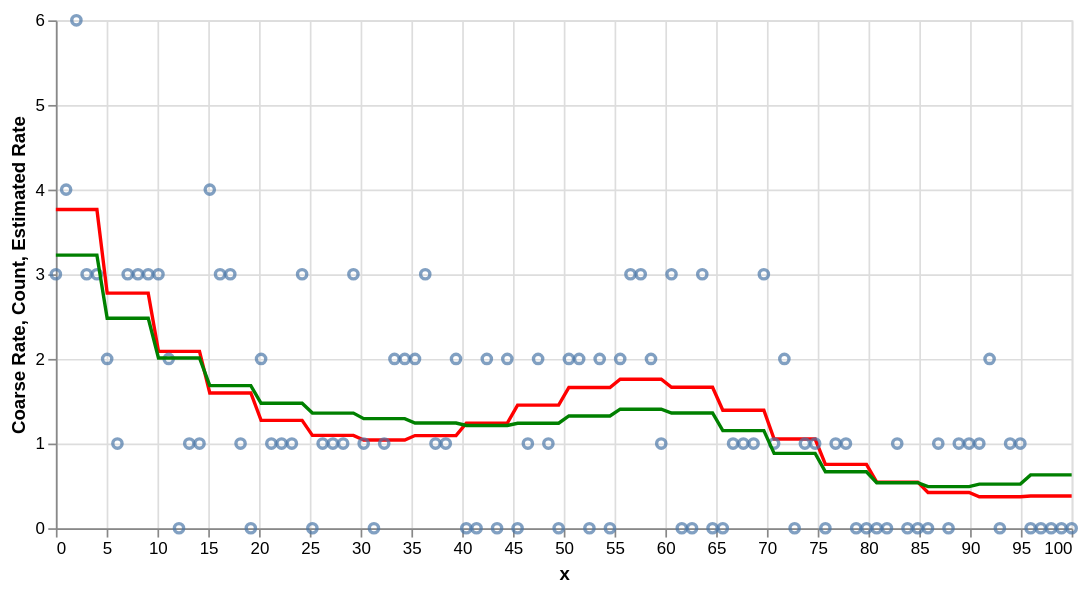

The cell this chart's notebook holds for it:
### Code cell
rate_coarse = (
  alt.Chart(df_plot)
  .mark_line(color='red')
  .encode(
		x=alt.X('x', title='x'),
		y=alt.Y('rate_coarse', title='Coarse Rate'),
	)
)

count = alt.Chart(df_plot).mark_point().encode(
	x=alt.X('x', title='x'),
	y=alt.Y('y', title='Count'),
)

rate_est = (
  alt.Chart(df_plot)
	.mark_line(color='green')
	.encode(
		x=alt.X('x', title='x'),
		y=alt.Y('rate_est', title='Estimated Rate'),
	)
)

rate_agg = (
  alt.Chart(df_plot)
  .mark_line(color='blue', strokeDash=[5, 5])
  .encode(
		x=alt.X('x', title='x'),
		y=alt.Y('rate_agg', title='Aggregated Rate'),
	)
)

# (rate_agg + rate_coarse + count + rate_est).properties(width=600)
(rate_coarse + count + rate_est).properties(width=600)

### Figure 1 — Vega-Lite specification as saved in the notebook (floating-point values rounded to 4 significant figures)
{"config": {"view": {"continuousWidth": 300, "continuousHeight": 300}}, "layer": [{"mark": {"type": "line", "color": "red"}, "encoding": {"x": {"field": "x", "title": "x", "type": "quantitative"}, "y": {"field": "rate_coarse", "title": "Coarse Rate", "type": "quantitative"}}}, {"mark": {"type": "point"}, "encoding": {"x": {"field": "x", "title": "x", "type": "quantitative"}, "y": {"field": "y", "title": "Count", "type": "quantitative"}}}, {"mark": {"type": "line", "color": "green"}, "encoding": {"x": {"field": "x", "title": "x", "type": "quantitative"}, "y": {"field": "rate_est", "title": "Estimated Rate", "type": "quantitative"}}}], "data": {"name": "data-d35d8b0a985257de1e91ffff0ce16b0d"}, "width": 600, "$schema": "https://vega.github.io/schema/vega-lite/v5.8.0.json", "datasets": {"data-d35d8b0a985257de1e91ffff0ce16b0d": [{"x": 0.0, "log_exposure": 1.0, "log_exposure_coarse": 0.7788, "f": 0.5, "rate": 4.482, "rate_coarse": 3.764, "y": 3, "y_agg": 22, "N": 7, "rate_agg": 3.143, "rate_est": 3.226}, {"x": 1.01, "log_exposure": 0.9039, "log_exposure_coarse": 0.7788, "f": 0.5227, "rate": 4.165, "rate_coarse": 3.764, "y": 4, "y_agg": 22, "N": 7, "rate_agg": 3.143, "rate_est": 3.226}, {"x": 2.02, "log_exposure": 0.8171, "log_exposure_coarse": 0.7788, "f": 0.5403, "rate": 3.886, "rate_coarse": 3.764, "y": 6, "y_agg": 22, "N": 7, "rate_agg": 3.143, "rate_est": 3.226}, {"x": 3.03, "log_exposure": 0.7386, "log_exposure_coarse": 0.7788, "f": 0.5527, "rate": 3.637, "rate_coarse": 3.764, "y": 3, "y_agg": 22, "N": 7, "rate_agg": 3.143, "rate_est": 3.226}, {"x": 4.04, "log_exposure": 0.6676, "log_exposure_coarse": 0.7788, "f": 0.5601, "rate": 3.413, "rate_coarse": 3.764, "y": 3, "y_agg": 22, "N": 7, "rate_agg": 3.143, "rate_est": 3.226}, {"x": 5.051, "log_exposure": 0.6035, "log_exposure_coarse": 0.4724, "f": 0.5625, "rate": 3.209, "rate_coarse": 2.777, "y": 2, "y_agg": 22, "N": 7, "rate_agg": 3.143, "rate_est": 2.481}, {"x": 6.061, "log_exposure": 0.5455, "log_exposure_coarse": 0.4724, "f": 0.5602, "rate": 3.021, "rate_coarse": 2.777, "y": 1, "y_agg": 22, "N": 7, "rate_agg": 3.143, "rate_est": 2.481}, {"x": 7.071, "log_exposure": 0.4931, "log_exposure_coarse": 0.4724, "f": 0.5532, "rate": 2.847, "rate_coarse": 2.777, "y": 3, "y_agg": 15, "N": 7, "rate_agg": 2.143, "rate_est": 2.481}, {"x": 8.081, "log_exposure": 0.4457, "log_exposure_coarse": 0.4724, "f": 0.542, "rate": 2.685, "rate_coarse": 2.777, "y": 3, "y_agg": 15, "N": 7, "rate_agg": 2.143, "rate_est": 2.481}, {"x": 9.091, "log_exposure": 0.4029, "log_exposure_coarse": 0.4724, "f": 0.5268, "rate": 2.534, "rate_coarse": 2.777, "y": 3, "y_agg": 15, "N": 7, "rate_agg": 2.143, "rate_est": 2.481}, {"x": 10.1, "log_exposure": 0.3642, "log_exposure_coarse": 0.2865, "f": 0.5078, "rate": 2.392, "rate_coarse": 2.089, "y": 3, "y_agg": 15, "N": 7, "rate_agg": 2.143, "rate_est": 2.011}, {"x": 11.11, "log_exposure": 0.3292, "log_exposure_coarse": 0.2865, "f": 0.4855, "rate": 2.259, "rate_coarse": 2.089, "y": 2, "y_agg": 15, "N": 7, "rate_agg": 2.143, "rate_est": 2.011}, {"x": 12.12, "log_exposure": 0.2976, "log_exposure_coarse": 0.2865, "f": 0.4603, "rate": 2.134, "rate_coarse": 2.089, "y": 0, "y_agg": 15, "N": 7, "rate_agg": 2.143, "rate_est": 2.011}, {"x": 13.13, "log_exposure": 0.269, "log_exposure_coarse": 0.2865, "f": 0.4326, "rate": 2.017, "rate_coarse": 2.089, "y": 1, "y_agg": 15, "N": 7, "rate_agg": 2.143, "rate_est": 2.011}, {"x": 14.14, "log_exposure": 0.2431, "log_exposure_coarse": 0.2865, "f": 0.4028, "rate": 1.908, "rate_coarse": 2.089, "y": 1, "y_agg": 12, "N": 6, "rate_agg": 2.0, "rate_est": 2.011}, {"x": 15.15, "log_exposure": 0.2198, "log_exposure_coarse": 0.1738, "f": 0.3714, "rate": 1.806, "rate_coarse": 1.597, "y": 4, "y_agg": 12, "N": 6, "rate_agg": 2.0, "rate_est": 1.685}, {"x": 16.16, "log_exposure": 0.1987, "log_exposure_coarse": 0.1738, "f": 0.3388, "rate": 1.712, "rate_coarse": 1.597, "y": 3, "y_agg": 12, "N": 6, "rate_agg": 2.0, "rate_est": 1.685}, {"x": 17.17, "log_exposure": 0.1796, "log_exposure_coarse": 0.1738, "f": 0.3055, "rate": 1.624, "rate_coarse": 1.597, "y": 3, "y_agg": 12, "N": 6, "rate_agg": 2.0, "rate_est": 1.685}, {"x": 18.18, "log_exposure": 0.1623, "log_exposure_coarse": 0.1738, "f": 0.272, "rate": 1.544, "rate_coarse": 1.597, "y": 1, "y_agg": 12, "N": 6, "rate_agg": 2.0, "rate_est": 1.685}, {"x": 19.19, "log_exposure": 0.1467, "log_exposure_coarse": 0.1738, "f": 0.2388, "rate": 1.47, "rate_coarse": 1.597, "y": 0, "y_agg": 12, "N": 6, "rate_agg": 2.0, "rate_est": 1.685}, {"x": 20.2, "log_exposure": 0.1326, "log_exposure_coarse": 0.1054, "f": 0.2062, "rate": 1.403, "rate_coarse": 1.274, "y": 2, "y_agg": 9, "N": 7, "rate_agg": 1.286, "rate_est": 1.476}, {"x": 21.21, "log_exposure": 0.1199, "log_exposure_coarse": 0.1054, "f": 0.1748, "rate": 1.343, "rate_coarse": 1.274, "y": 1, "y_agg": 9, "N": 7, "rate_agg": 1.286, "rate_est": 1.476}, {"x": 22.22, "log_exposure": 0.1084, "log_exposure_coarse": 0.1054, "f": 0.1449, "rate": 1.288, "rate_coarse": 1.274, "y": 1, "y_agg": 9, "N": 7, "rate_agg": 1.286, "rate_est": 1.476}, {"x": 23.23, "log_exposure": 0.09796, "log_exposure_coarse": 0.1054, "f": 0.117, "rate": 1.24, "rate_coarse": 1.274, "y": 1, "y_agg": 9, "N": 7, "rate_agg": 1.286, "rate_est": 1.476}, {"x": 24.24, "log_exposure": 0.08855, "log_exposure_coarse": 0.1054, "f": 0.09141, "rate": 1.197, "rate_coarse": 1.274, "y": 3, "y_agg": 9, "N": 7, "rate_agg": 1.286, "rate_est": 1.476}, {"x": 25.25, "log_exposure": 0.08004, "log_exposure_coarse": 0.06393, "f": 0.06845, "rate": 1.16, "rate_coarse": 1.097, "y": 0, "y_agg": 9, "N": 7, "rate_agg": 1.286, "rate_est": 1.36}, {"x": 26.26, "log_exposure": 0.07235, "log_exposure_coarse": 0.06393, "f": 0.04843, "rate": 1.128, "rate_coarse": 1.097, "y": 1, "y_agg": 9, "N": 7, "rate_agg": 1.286, "rate_est": 1.36}, {"x": 27.27, "log_exposure": 0.0654, "log_exposure_coarse": 0.06393, "f": 0.03161, "rate": 1.102, "rate_coarse": 1.097, "y": 1, "y_agg": 7, "N": 6, "rate_agg": 1.167, "rate_est": 1.36}, {"x": 28.28, "log_exposure": 0.05911, "log_exposure_coarse": 0.06393, "f": 0.01822, "rate": 1.08, "rate_coarse": 1.097, "y": 1, "y_agg": 7, "N": 6, "rate_agg": 1.167, "rate_est": 1.36}, {"x": 29.29, "log_exposure": 0.05343, "log_exposure_coarse": 0.06393, "f": 0.008411, "rate": 1.064, "rate_coarse": 1.097, "y": 3, "y_agg": 7, "N": 6, "rate_agg": 1.167, "rate_est": 1.36}, {"x": 30.3, "log_exposure": 0.0483, "log_exposure_coarse": 0.03877, "f": 0.002319, "rate": 1.052, "rate_coarse": 1.042, "y": 1, "y_agg": 7, "N": 6, "rate_agg": 1.167, "rate_est": 1.294}, {"x": 31.31, "log_exposure": 0.04366, "log_exposure_coarse": 0.03877, "f": 1.981e-05, "rate": 1.045, "rate_coarse": 1.042, "y": 0, "y_agg": 7, "N": 6, "rate_agg": 1.167, "rate_est": 1.294}, {"x": 32.32, "log_exposure": 0.03947, "log_exposure_coarse": 0.03877, "f": 0.001542, "rate": 1.042, "rate_coarse": 1.042, "y": 1, "y_agg": 7, "N": 6, "rate_agg": 1.167, "rate_est": 1.294}, {"x": 33.33, "log_exposure": 0.03567, "log_exposure_coarse": 0.03877, "f": 0.006867, "rate": 1.043, "rate_coarse": 1.042, "y": 2, "y_agg": 13, "N": 7, "rate_agg": 1.857, "rate_est": 1.294}, {"x": 34.34, "log_exposure": 0.03225, "log_exposure_coarse": 0.03877, "f": 0.01593, "rate": 1.049, "rate_coarse": 1.042, "y": 2, "y_agg": 13, "N": 7, "rate_agg": 1.857, "rate_est": 1.294}, {"x": 35.35, "log_exposure": 0.02915, "log_exposure_coarse": 0.02352, "f": 0.0286, "rate": 1.059, "rate_coarse": 1.094, "y": 2, "y_agg": 13, "N": 7, "rate_agg": 1.857, "rate_est": 1.243}, {"x": 36.36, "log_exposure": 0.02635, "log_exposure_coarse": 0.02352, "f": 0.04474, "rate": 1.074, "rate_coarse": 1.094, "y": 3, "y_agg": 13, "N": 7, "rate_agg": 1.857, "rate_est": 1.243}, {"x": 37.37, "log_exposure": 0.02382, "log_exposure_coarse": 0.02352, "f": 0.06412, "rate": 1.092, "rate_coarse": 1.094, "y": 1, "y_agg": 13, "N": 7, "rate_agg": 1.857, "rate_est": 1.243}, {"x": 38.38, "log_exposure": 0.02153, "log_exposure_coarse": 0.02352, "f": 0.08651, "rate": 1.114, "rate_coarse": 1.094, "y": 1, "y_agg": 13, "N": 7, "rate_agg": 1.857, "rate_est": 1.243}, {"x": 39.39, "log_exposure": 0.01946, "log_exposure_coarse": 0.02352, "f": 0.1116, "rate": 1.14, "rate_coarse": 1.094, "y": 2, "y_agg": 13, "N": 7, "rate_agg": 1.857, "rate_est": 1.243}, {"x": 40.4, "log_exposure": 0.01759, "log_exposure_coarse": 0.01426, "f": 0.1391, "rate": 1.17, "rate_coarse": 1.242, "y": 0, "y_agg": 5, "N": 7, "rate_agg": 0.7143, "rate_est": 1.214}, {"x": 41.41, "log_exposure": 0.0159, "log_exposure_coarse": 0.01426, "f": 0.1686, "rate": 1.203, "rate_coarse": 1.242, "y": 0, "y_agg": 5, "N": 7, "rate_agg": 0.7143, "rate_est": 1.214}, {"x": 42.42, "log_exposure": 0.01437, "log_exposure_coarse": 0.01426, "f": 0.1997, "rate": 1.239, "rate_coarse": 1.242, "y": 2, "y_agg": 5, "N": 7, "rate_agg": 0.7143, "rate_est": 1.214}, {"x": 43.43, "log_exposure": 0.01299, "log_exposure_coarse": 0.01426, "f": 0.2321, "rate": 1.278, "rate_coarse": 1.242, "y": 0, "y_agg": 5, "N": 7, "rate_agg": 0.7143, "rate_est": 1.214}, {"x": 44.44, "log_exposure": 0.01174, "log_exposure_coarse": 0.01426, "f": 0.2652, "rate": 1.319, "rate_coarse": 1.242, "y": 2, "y_agg": 5, "N": 7, "rate_agg": 0.7143, "rate_est": 1.214}, {"x": 45.45, "log_exposure": 0.01062, "log_exposure_coarse": 0.008652, "f": 0.2987, "rate": 1.363, "rate_coarse": 1.454, "y": 0, "y_agg": 5, "N": 7, "rate_agg": 0.7143, "rate_est": 1.24}, {"x": 46.46, "log_exposure": 0.009595, "log_exposure_coarse": 0.008652, "f": 0.3321, "rate": 1.407, "rate_coarse": 1.454, "y": 1, "y_agg": 5, "N": 7, "rate_agg": 0.7143, "rate_est": 1.24}, {"x": 47.47, "log_exposure": 0.008674, "log_exposure_coarse": 0.008652, "f": 0.3648, "rate": 1.453, "rate_coarse": 1.454, "y": 2, "y_agg": 7, "N": 6, "rate_agg": 1.167, "rate_est": 1.24}, {"x": 48.48, "log_exposure": 0.00784, "log_exposure_coarse": 0.008652, "f": 0.3965, "rate": 1.498, "rate_coarse": 1.454, "y": 1, "y_agg": 7, "N": 6, "rate_agg": 1.167, "rate_est": 1.24}, {"x": 49.49, "log_exposure": 0.007087, "log_exposure_coarse": 0.008652, "f": 0.4267, "rate": 1.543, "rate_coarse": 1.454, "y": 0, "y_agg": 7, "N": 6, "rate_agg": 1.167, "rate_est": 1.24}, {"x": 50.51, "log_exposure": 0.006406, "log_exposure_coarse": 0.005248, "f": 0.4549, "rate": 1.586, "rate_coarse": 1.662, "y": 2, "y_agg": 7, "N": 6, "rate_agg": 1.167, "rate_est": 1.326}, {"x": 51.52, "log_exposure": 0.005791, "log_exposure_coarse": 0.005248, "f": 0.4806, "rate": 1.626, "rate_coarse": 1.662, "y": 2, "y_agg": 7, "N": 6, "rate_agg": 1.167, "rate_est": 1.326}, {"x": 52.53, "log_exposure": 0.005234, "log_exposure_coarse": 0.005248, "f": 0.5035, "rate": 1.663, "rate_coarse": 1.662, "y": 0, "y_agg": 7, "N": 6, "rate_agg": 1.167, "rate_est": 1.326}, {"x": 53.54, "log_exposure": 0.004731, "log_exposure_coarse": 0.005248, "f": 0.5232, "rate": 1.695, "rate_coarse": 1.662, "y": 2, "y_agg": 13, "N": 7, "rate_agg": 1.857, "rate_est": 1.326}, {"x": 54.55, "log_exposure": 0.004277, "log_exposure_coarse": 0.005248, "f": 0.5392, "rate": 1.722, "rate_coarse": 1.662, "y": 0, "y_agg": 13, "N": 7, "rate_agg": 1.857, "rate_est": 1.326}, {"x": 55.56, "log_exposure": 0.003866, "log_exposure_coarse": 0.003183, "f": 0.5513, "rate": 1.742, "rate_coarse": 1.76, "y": 2, "y_agg": 13, "N": 7, "rate_agg": 1.857, "rate_est": 1.406}, {"x": 56.57, "log_exposure": 0.003494, "log_exposure_coarse": 0.003183, "f": 0.5591, "rate": 1.755, "rate_coarse": 1.76, "y": 3, "y_agg": 13, "N": 7, "rate_agg": 1.857, "rate_est": 1.406}, {"x": 57.58, "log_exposure": 0.003159, "log_exposure_coarse": 0.003183, "f": 0.5624, "rate": 1.76, "rate_coarse": 1.76, "y": 3, "y_agg": 13, "N": 7, "rate_agg": 1.857, "rate_est": 1.406}, {"x": 58.59, "log_exposure": 0.002855, "log_exposure_coarse": 0.003183, "f": 0.561, "rate": 1.757, "rate_coarse": 1.76, "y": 2, "y_agg": 13, "N": 7, "rate_agg": 1.857, "rate_est": 1.406}, {"x": 59.6, "log_exposure": 0.002581, "log_exposure_coarse": 0.003183, "f": 0.5546, "rate": 1.746, "rate_coarse": 1.76, "y": 1, "y_agg": 13, "N": 7, "rate_agg": 1.857, "rate_est": 1.406}, {"x": 60.61, "log_exposure": 0.002333, "log_exposure_coarse": 0.00193, "f": 0.5432, "rate": 1.726, "rate_coarse": 1.665, "y": 3, "y_agg": 6, "N": 6, "rate_agg": 1.0, "rate_est": 1.361}, {"x": 61.62, "log_exposure": 0.002109, "log_exposure_coarse": 0.00193, "f": 0.5267, "rate": 1.697, "rate_coarse": 1.665, "y": 0, "y_agg": 6, "N": 6, "rate_agg": 1.0, "rate_est": 1.361}, {"x": 62.63, "log_exposure": 0.001906, "log_exposure_coarse": 0.00193, "f": 0.505, "rate": 1.66, "rate_coarse": 1.665, "y": 0, "y_agg": 6, "N": 6, "rate_agg": 1.0, "rate_est": 1.361}, {"x": 63.64, "log_exposure": 0.001723, "log_exposure_coarse": 0.00193, "f": 0.4783, "rate": 1.616, "rate_coarse": 1.665, "y": 3, "y_agg": 6, "N": 6, "rate_agg": 1.0, "rate_est": 1.361}, {"x": 64.65, "log_exposure": 0.001558, "log_exposure_coarse": 0.00193, "f": 0.4465, "rate": 1.565, "rate_coarse": 1.665, "y": 0, "y_agg": 6, "N": 6, "rate_agg": 1.0, "rate_est": 1.361}, {"x": 65.66, "log_exposure": 0.001408, "log_exposure_coarse": 0.001171, "f": 0.4098, "rate": 1.509, "rate_coarse": 1.394, "y": 0, "y_agg": 6, "N": 6, "rate_agg": 1.0, "rate_est": 1.153}, {"x": 66.67, "log_exposure": 0.001273, "log_exposure_coarse": 0.001171, "f": 0.3684, "rate": 1.447, "rate_coarse": 1.394, "y": 1, "y_agg": 9, "N": 7, "rate_agg": 1.286, "rate_est": 1.153}, {"x": 67.68, "log_exposure": 0.00115, "log_exposure_coarse": 0.001171, "f": 0.3225, "rate": 1.382, "rate_coarse": 1.394, "y": 1, "y_agg": 9, "N": 7, "rate_agg": 1.286, "rate_est": 1.153}, {"x": 68.69, "log_exposure": 0.00104, "log_exposure_coarse": 0.001171, "f": 0.2724, "rate": 1.315, "rate_coarse": 1.394, "y": 1, "y_agg": 9, "N": 7, "rate_agg": 1.286, "rate_est": 1.153}, {"x": 69.7, "log_exposure": 0.0009399, "log_exposure_coarse": 0.001171, "f": 0.2185, "rate": 1.245, "rate_coarse": 1.394, "y": 3, "y_agg": 9, "N": 7, "rate_agg": 1.286, "rate_est": 1.153}, {"x": 70.71, "log_exposure": 0.0008496, "log_exposure_coarse": 0.0007102, "f": 0.161, "rate": 1.176, "rate_coarse": 1.054, "y": 1, "y_agg": 9, "N": 7, "rate_agg": 1.286, "rate_est": 0.884}, {"x": 71.72, "log_exposure": 0.000768, "log_exposure_coarse": 0.0007102, "f": 0.1004, "rate": 1.106, "rate_coarse": 1.054, "y": 2, "y_agg": 9, "N": 7, "rate_agg": 1.286, "rate_est": 0.884}, {"x": 72.73, "log_exposure": 0.0006942, "log_exposure_coarse": 0.0007102, "f": 0.03712, "rate": 1.039, "rate_coarse": 1.054, "y": 0, "y_agg": 9, "N": 7, "rate_agg": 1.286, "rate_est": 0.884}, {"x": 73.74, "log_exposure": 0.0006275, "log_exposure_coarse": 0.0007102, "f": -0.02833, "rate": 0.9727, "rate_coarse": 1.054, "y": 1, "y_agg": 4, "N": 7, "rate_agg": 0.5714, "rate_est": 0.884}, {"x": 74.75, "log_exposure": 0.0005672, "log_exposure_coarse": 0.0007102, "f": -0.09547, "rate": 0.9095, "rate_coarse": 1.054, "y": 1, "y_agg": 4, "N": 7, "rate_agg": 0.5714, "rate_est": 0.884}, {"x": 75.76, "log_exposure": 0.0005127, "log_exposure_coarse": 0.0004307, "f": -0.1638, "rate": 0.8494, "rate_coarse": 0.754, "y": 0, "y_agg": 4, "N": 7, "rate_agg": 0.5714, "rate_est": 0.667}, {"x": 76.77, "log_exposure": 0.0004635, "log_exposure_coarse": 0.0004307, "f": -0.2327, "rate": 0.7927, "rate_coarse": 0.754, "y": 1, "y_agg": 4, "N": 7, "rate_agg": 0.5714, "rate_est": 0.667}, {"x": 77.78, "log_exposure": 0.0004189, "log_exposure_coarse": 0.0004307, "f": -0.3018, "rate": 0.7398, "rate_coarse": 0.754, "y": 1, "y_agg": 4, "N": 7, "rate_agg": 0.5714, "rate_est": 0.667}, {"x": 78.79, "log_exposure": 0.0003787, "log_exposure_coarse": 0.0004307, "f": -0.3703, "rate": 0.6908, "rate_coarse": 0.754, "y": 0, "y_agg": 4, "N": 7, "rate_agg": 0.5714, "rate_est": 0.667}, {"x": 79.8, "log_exposure": 0.0003423, "log_exposure_coarse": 0.0004307, "f": -0.4378, "rate": 0.6457, "rate_coarse": 0.754, "y": 0, "y_agg": 4, "N": 7, "rate_agg": 0.5714, "rate_est": 0.667}, {"x": 80.81, "log_exposure": 0.0003094, "log_exposure_coarse": 0.0002613, "f": -0.5037, "rate": 0.6045, "rate_coarse": 0.544, "y": 0, "y_agg": 1, "N": 6, "rate_agg": 0.1667, "rate_est": 0.537}, {"x": 81.82, "log_exposure": 0.0002797, "log_exposure_coarse": 0.0002613, "f": -0.5675, "rate": 0.5671, "rate_coarse": 0.544, "y": 0, "y_agg": 1, "N": 6, "rate_agg": 0.1667, "rate_est": 0.537}, {"x": 82.83, "log_exposure": 0.0002528, "log_exposure_coarse": 0.0002613, "f": -0.6286, "rate": 0.5335, "rate_coarse": 0.544, "y": 1, "y_agg": 1, "N": 6, "rate_agg": 0.1667, "rate_est": 0.537}, {"x": 83.84, "log_exposure": 0.0002285, "log_exposure_coarse": 0.0002613, "f": -0.6865, "rate": 0.5035, "rate_coarse": 0.544, "y": 0, "y_agg": 1, "N": 6, "rate_agg": 0.1667, "rate_est": 0.537}, {"x": 84.85, "log_exposure": 0.0002066, "log_exposure_coarse": 0.0002613, "f": -0.7407, "rate": 0.4769, "rate_coarse": 0.544, "y": 0, "y_agg": 1, "N": 6, "rate_agg": 0.1667, "rate_est": 0.537}, {"x": 85.86, "log_exposure": 0.0001867, "log_exposure_coarse": 0.0001585, "f": -0.7908, "rate": 0.4536, "rate_coarse": 0.4223, "y": 0, "y_agg": 1, "N": 6, "rate_agg": 0.1667, "rate_est": 0.491}, {"x": 86.87, "log_exposure": 0.0001688, "log_exposure_coarse": 0.0001585, "f": -0.8363, "rate": 0.4334, "rate_coarse": 0.4223, "y": 1, "y_agg": 6, "N": 7, "rate_agg": 0.8571, "rate_est": 0.491}, {"x": 87.88, "log_exposure": 0.0001526, "log_exposure_coarse": 0.0001585, "f": -0.8768, "rate": 0.4162, "rate_coarse": 0.4223, "y": 0, "y_agg": 6, "N": 7, "rate_agg": 0.8571, "rate_est": 0.491}, {"x": 88.89, "log_exposure": 0.0001379, "log_exposure_coarse": 0.0001585, "f": -0.9121, "rate": 0.4017, "rate_coarse": 0.4223, "y": 1, "y_agg": 6, "N": 7, "rate_agg": 0.8571, "rate_est": 0.491}, {"x": 89.9, "log_exposure": 0.0001247, "log_exposure_coarse": 0.0001585, "f": -0.9417, "rate": 0.39, "rate_coarse": 0.4223, "y": 1, "y_agg": 6, "N": 7, "rate_agg": 0.8571, "rate_est": 0.491}, {"x": 90.91, "log_exposure": 0.0001127, "log_exposure_coarse": 9.611e-05, "f": -0.9654, "rate": 0.3809, "rate_coarse": 0.3714, "y": 1, "y_agg": 6, "N": 7, "rate_agg": 0.8571, "rate_est": 0.521}, {"x": 91.92, "log_exposure": 0.0001019, "log_exposure_coarse": 9.611e-05, "f": -0.9831, "rate": 0.3742, "rate_coarse": 0.3714, "y": 2, "y_agg": 6, "N": 7, "rate_agg": 0.8571, "rate_est": 0.521}, {"x": 92.93, "log_exposure": 9.207e-05, "log_exposure_coarse": 9.611e-05, "f": -0.9946, "rate": 0.3699, "rate_coarse": 0.3714, "y": 0, "y_agg": 6, "N": 7, "rate_agg": 0.8571, "rate_est": 0.521}, {"x": 93.94, "log_exposure": 8.323e-05, "log_exposure_coarse": 9.611e-05, "f": -0.9997, "rate": 0.368, "rate_coarse": 0.3714, "y": 1, "y_agg": 2, "N": 7, "rate_agg": 0.2857, "rate_est": 0.521}, {"x": 94.95, "log_exposure": 7.523e-05, "log_exposure_coarse": 9.611e-05, "f": -0.9985, "rate": 0.3685, "rate_coarse": 0.3714, "y": 1, "y_agg": 2, "N": 7, "rate_agg": 0.2857, "rate_est": 0.521}, {"x": 95.96, "log_exposure": 6.8e-05, "log_exposure_coarse": 5.829e-05, "f": -0.9909, "rate": 0.3713, "rate_coarse": 0.3802, "y": 0, "y_agg": 2, "N": 7, "rate_agg": 0.2857, "rate_est": 0.63}, {"x": 96.97, "log_exposure": 6.147e-05, "log_exposure_coarse": 5.829e-05, "f": -0.977, "rate": 0.3765, "rate_coarse": 0.3802, "y": 0, "y_agg": 2, "N": 7, "rate_agg": 0.2857, "rate_est": 0.63}, {"x": 97.98, "log_exposure": 5.556e-05, "log_exposure_coarse": 5.829e-05, "f": -0.9569, "rate": 0.3841, "rate_coarse": 0.3802, "y": 0, "y_agg": 2, "N": 7, "rate_agg": 0.2857, "rate_est": 0.63}, {"x": 98.99, "log_exposure": 5.023e-05, "log_exposure_coarse": 5.829e-05, "f": -0.9308, "rate": 0.3942, "rate_coarse": 0.3802, "y": 0, "y_agg": 2, "N": 7, "rate_agg": 0.2857, "rate_est": 0.63}, {"x": 100.0, "log_exposure": 4.54e-05, "log_exposure_coarse": 5.829e-05, "f": -0.899, "rate": 0.407, "rate_coarse": 0.3802, "y": 0, "y_agg": 2, "N": 7, "rate_agg": 0.2857, "rate_est": 0.63}]}}
